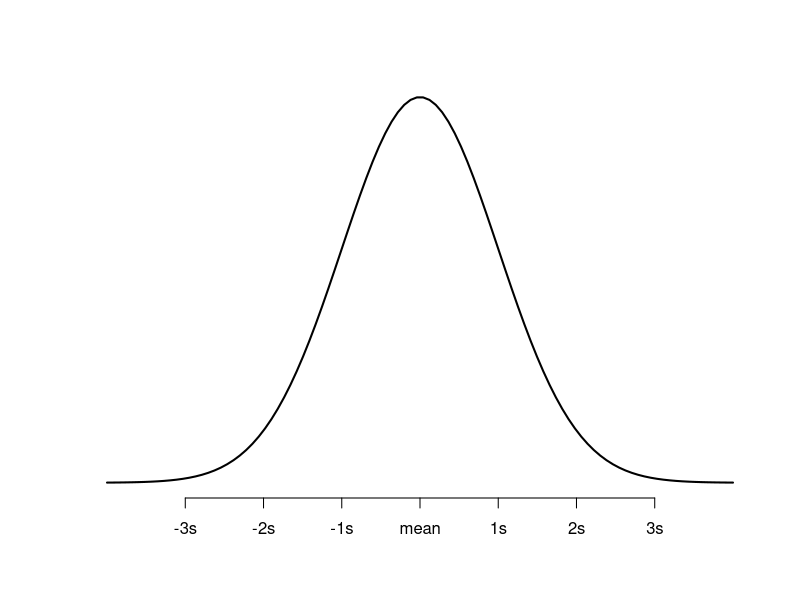
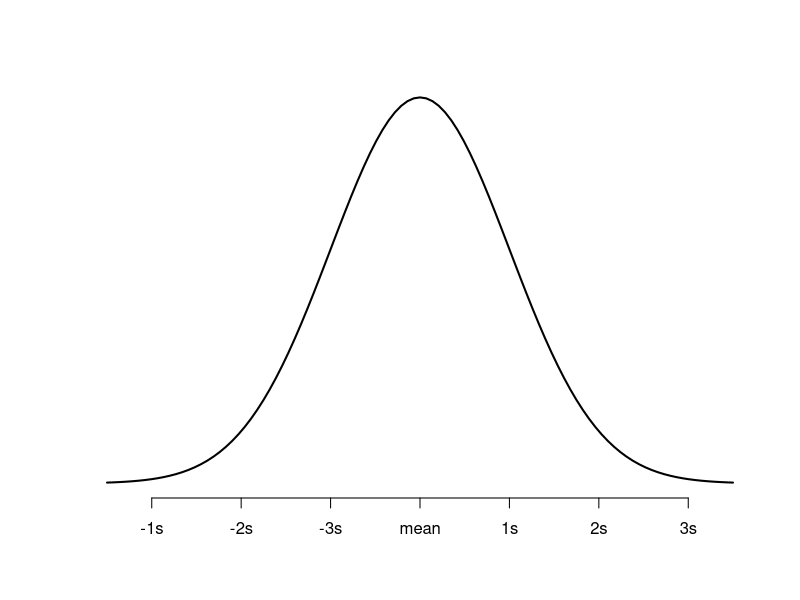
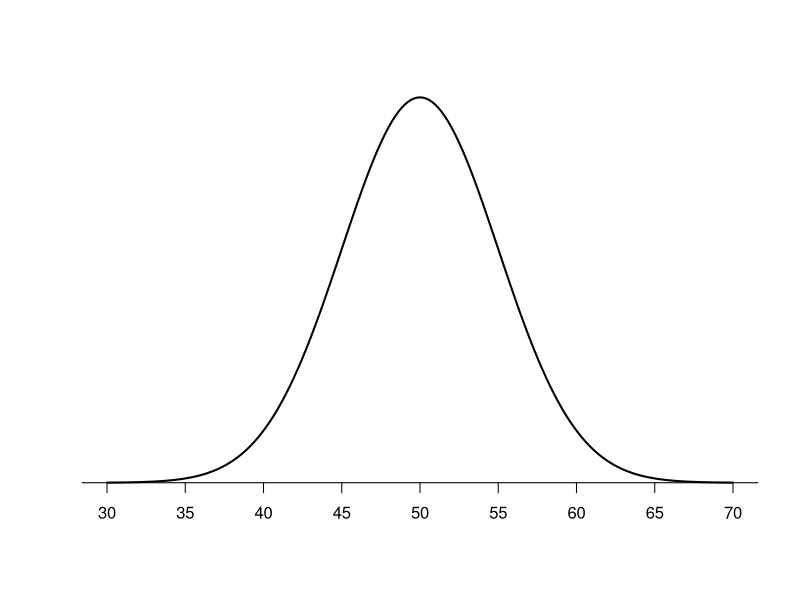
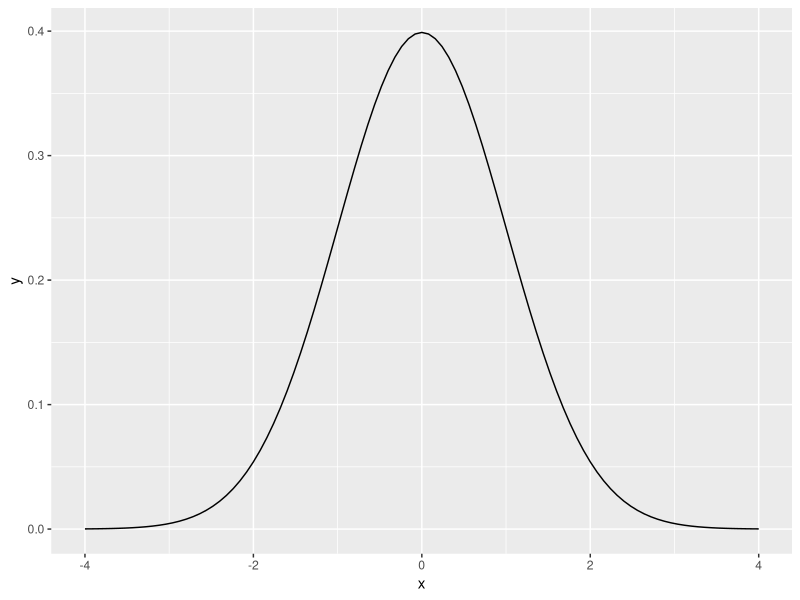
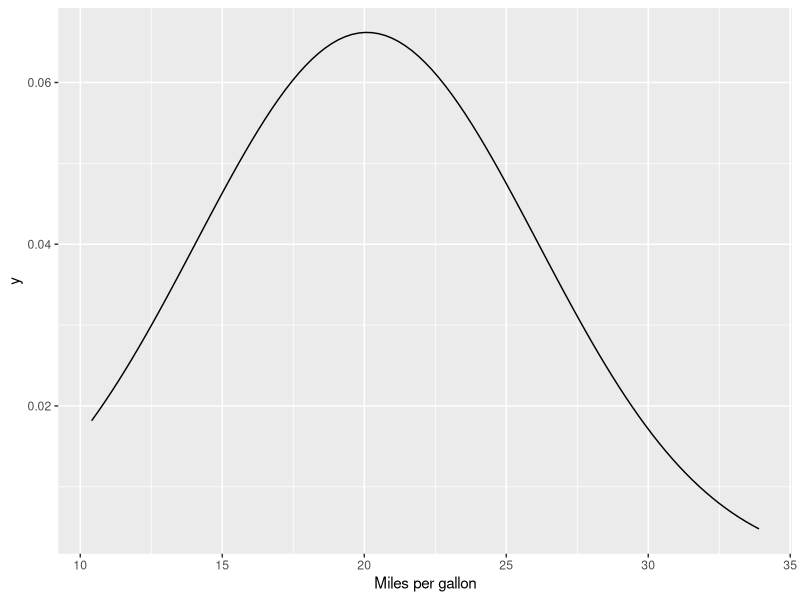

Write the R code that produced these figures, in order.
# create a sequence of 100 equally spaced numbers between -4 and 4
x <- seq(-4, 4, length=100)

# create a vector of values that shows the height of the probability diestribution
# for  each value in x
y <- dnorm(x)

# plot x and y as a scatterplot with connected lines(types = "l") and add
# an x-axis with custom labels()
plot(x, y, type = "l", lwd=2, axes=FALSE, xlab = "", ylab = "")
axis(1, at=-3:3, labels=c("-3s", "-2s", "-1s", "mean", "1s", "2s", "3s"))

# Normal Distribution with mean = 0 
# and standard deviation = 1 (less code)
curve(dnorm, -3.5, 3.5, lwd=2, axes=FALSE, xlab="", ylab = "")
axis(1, at=-3:3, labels=c("-1s", "-2s", "-3s", "mean", "1s", "2s", "3s"))

# Normal Distribution with customized mean and standard deviation

# define population mean and standard deviation
population_mean <- 50
population_sd <- 5

# define upper and lower bound
lower_bound <- population_mean - population_sd
upper_bound <- population_mean + population_sd

# create a sequence of 1000 x values on population mean and standard deviation
x <- seq(-4, 4, length=1000) * population_sd + population_mean

#create a vector of values that shows the height of the probability distribution
#for each value in x
y <- dnorm(x, population_mean, population_sd)

#plot normal distribution with customized x-axis labels
plot(x, y, type = "l", lwd = 2, axes = FALSE, xlab = "", ylab = "")
sd_axis_bounds = 5
axis_bounds <- seq(-sd_axis_bounds * population_sd + population_mean,
                   sd_axis_bounds * population_sd + population_mean,
                   by=population_sd)
axis(side = 1, at = axis_bounds, pos = 0)

# using ggplot2
# Normal Distribution with mean = 0 and standard deviation = 1
# install (if not already installed) and load ggplot2
if(!(require(ggplot2))){install.packages("ggplot2")}

# generate a normal distribution plot
ggplot(data.frame(x=c(-4, 4)), aes(x=x)) +
  stat_function(fun = dnorm)

# Normal Distribution using the 'mtcars' dataset

ggplot(mtcars, aes(x=mpg)) +
  stat_function(
    fun=dnorm,
    args = with(mtcars, c(mean=mean(mpg), sd=sd(mpg)))
  ) +
  scale_x_continuous("Miles per gallon")










































